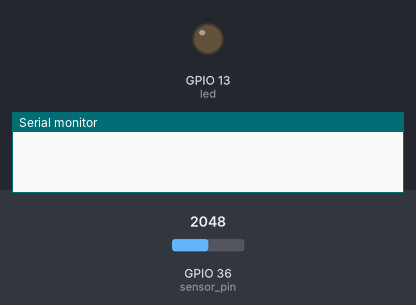
Bench run of a sketch on a simulated ESP32. Shown: output pins drawn as LEDs (lit = HIGH), the last lines printed to the serial monitor. The test bench sets the inputs (shaded band); at power-on: GPIO 36 (sensor_pin) = 2048.

Above: at 0.1 s.
At 0.6 s:
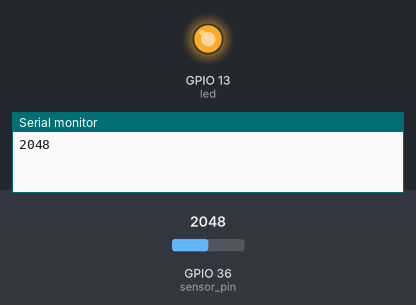
Timing chart, 0 to 2.1 s (numbered marks = the images above):
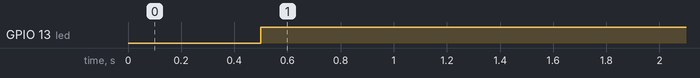

Measured:
- by itself, GPIO 13 (led): LOW → HIGH at 0.50 s

The sketch:

ESP32.ino
```cpp
const int led = 13;
const int sensor_pin = 36;
int sensor;
const int threshold = 1000;

void setup(){

  pinMode(led, OUTPUT);
  Serial.begin(9600);
}

void loop(){
  sensor = analogRead(sensor_pin);
  delay(500);
  Serial.println(sensor);
  if(sensor>threshold){
    digitalWrite(led,HIGH);
  }
  else{
    digitalWrite(led,LOW);
  }
}
```
